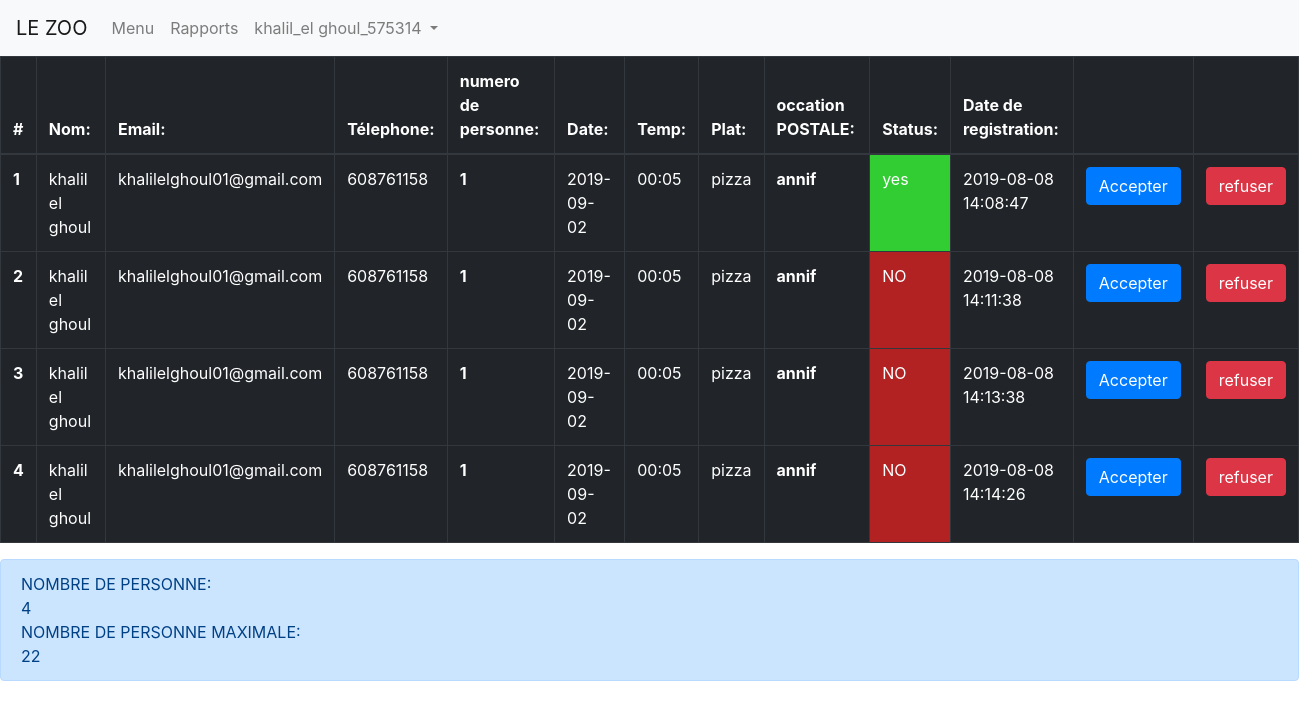
Page /board/viewreservation.php (signed in) on the committed database.
### tables this page shows
CREATE TABLE `reservation` (
  `id` int(11) NOT NULL,
  `full_name` varchar(255) NOT NULL,
  `email` varchar(255) NOT NULL,
  `phone` varchar(255) NOT NULL,
  `num_person` varchar(2) NOT NULL,
  `date` text NOT NULL,
  `time` text NOT NULL,
  `pref_food` varchar(255) NOT NULL,
  `occasion` varchar(255) NOT NULL,
  `status` varchar(255) NOT NULL,
  `auth_link` text NOT NULL,
  `save_date` timestamp NOT NULL DEFAULT current_timestamp(),
  `approved` varchar(255) NOT NULL
);

### board/viewreservation.php (the view, shortened to what this page needs)
<?php include("includes/header.php");
?>
<?php
    $per_max=22;
    echo"<table class='table table-bordered table-dark'>
    <thead>
    <tr>
        <th scope='col'>#</th>
        <th scope='col'>Nom:</th>
        <th scope='col'>Email:</th>
        <th scope='col'>Télephone:</th>
        <th scope='col'>numero de personne:</th>
        <th scope='col'>Date:</th>
        <th scope='col'>Temp:</th>
        <th scope='col'>Plat:</th>
        <th scope='col'>occation POSTALE:</th>
        <th scope='col'>Status:</th>
        <th scope='col'>Date de registration:</th>
        <th scope='col'></th>
        <th scope='col'></th>
    </tr>
    </thead>
    <tbody>";
    $get_ip ="SELECT * FROM reservation ORDER BY 1";
    $run_ip = mysqli_query($con, $get_ip);
    $reserv=0;
    $num_person_total=0;
    while($row = mysqli_fetch_array($run_ip)){
        $reserv = $reserv +1;
        $id = $row['id'];
        $full_name = $row['full_name'];
        $email = $row['email'];
        $phone = $row['phone'];
        $num_person = $row['num_person'];
        $date = $row['date'];
        $time = $row['time'];
        $food = $row['pref_food'];
        $occasion = $row['occasion'];
        $status = $row['status'];
        $save_date = $row['save_date'];
        $approv = $row['approved'];
        $num_person_total=$num_person_total+(int)$num_person;
        if($status=="yes"){
            if($approv=="yes"){
                echo "
                <tr>
                <th scope='row' style='background-color: #32CD32;'>$reserv</th>
                <td style='background-color: #32CD32;'>$full_name</td>
                <td style='background-color: #32CD32;'>$email</td>
                <td style='background-color: #32CD32;'>$phone</td>
                <th style='background-color: #32CD32;'>$num_person</th>
                <td style='background-color: #32CD32;'>$date</td>
                <td style='background-color: #32CD32;'>$time</td>
                <td style='background-color: #32CD32;'>$food</td>
                <th style='background-color: #32CD32;'>$occasion</th>
                <td style='background-color: #32CD32;'>$status</td>
                <td style='background-color: #32CD32;'>$save_date</td>
                <td>Confirmé</td>
                <td><a type='button' href='annule.php?id=$id' class='btn btn-info'>Annuler</a></td>
                </tr>
        ";}else{
            echo "
                <tr>
                <th scope='row'>$reserv</th>
                <td>$full_name</td>
                <td>$email</td>
                <td>$phone</td>
                <th>$num_person</th>
                <td>$date</td>
                <td>$time</td>
                <td>$food</td>
                <th>$occasion</th>
                <td style='background-color: #32CD32;'>$status</td>
                <td>$save_date</td>
                <td><a type='button' href='accept.php?id=$id' class='btn btn-primary'>Accepter</a></td>
                <td><a type='button' href='refuse.php?id=$id' class='btn btn-danger'>refuser</a></td>
                </tr>
        ";
        }}else{
            echo "
            <tr>
            <th scope='row'>$reserv</th>
            <td>$full_name</td>
            <td>$email</td>
            <td>$phone</td>
            <th>$num_person</th>
            <td>$date</td>
            <td>$time</td>
            <td>$food</td>
            <th>$occasion</th>
            <td style='background-color: #B22222;'>$status</td>
            <td>$save_date</td>
            <td><a type='button' href='accept.php?id=$id' class='btn btn-primary'>Accepter</a></td>
            <td><a type='button' href='refuse.php?id=$id' class='btn btn-danger'>refuser</a></td>
            </tr>
        ";
        }
    }
    echo "
    </tbody>
    </table>";
    echo"
    <div class='alert alert-primary' role='alert'>
    NOMBRE DE PERSONNE:<br>$num_person_total<br>NOMBRE DE PERSONNE MAXIMALE:<br>$per_max
    </div>";
?>

### board/includes/header.php (shortened to what this page needs)
<?php
include("includes/connection.php");
$email=$_SESSION['user_email'];
$get_admin ="SELECT * FROM admin WHERE email='$email' ORDER BY 1";
$run_admin = mysqli_query($con, $get_admin);
while($row = mysqli_fetch_array($run_admin)){
	$username = $row['username'];
}
?>
<!DOCTYPE html>
<link href="https://cdnjs.cloudflare.com/ajax/libs/summernote/0.8.12/summernote-bs4.css" rel="stylesheet">
<link rel="stylesheet" href="https://maxcdn.bootstrapcdn.com/bootstrap/4.0.0/css/bootstrap.min.css">
<nav class="navbar navbar-expand-lg navbar-light bg-light">
  <a class="navbar-brand" href="#">LE ZOO</a>
  <div class="collapse navbar-collapse" id="navbarSupportedContent">
    <ul class="navbar-nav mr-auto">
      <li class="nav-item">
        <a class="nav-link" href="menu.php">Menu</a>
	  </li>
	  <li class="nav-item">
        <a class="nav-link" href="Analytics.php">Rapports</a>
      </li>
      <li class="nav-item dropdown">
        <a class="nav-link dropdown-toggle" href="#" id="navbarDropdown" role="button" data-toggle="dropdown" aria-haspopup="true" aria-expanded="false">
          <?php echo $username ?>
        </a>
      </li>
    </ul>
  </div>
</nav>

### rows in the picture
reservation: full_name "khalil el ghoul", email "khalilelghoul01@gmail.com", phone "608761158", num_person "1", date "2019-09-02", time "00:05", pref_food "pizza", occasion "annif", status "yes", save_date "2019-08-08 14:08:47"
reservation: full_name "khalil el ghoul", email "khalilelghoul01@gmail.com", phone "608761158", num_person "1", date "2019-09-02", time "00:05", pref_food "pizza", occasion "annif", status "NO", save_date "2019-08-08 14:11:38"
reservation: full_name "khalil el ghoul", email "khalilelghoul01@gmail.com", phone "608761158", num_person "1", date "2019-09-02", time "00:05", pref_food "pizza", occasion "annif", status "NO", save_date "2019-08-08 14:13:38"
reservation: full_name "khalil el ghoul", email "khalilelghoul01@gmail.com", phone "608761158", num_person "1", date "2019-09-02", time "00:05", pref_food "pizza", occasion "annif", status "NO", save_date "2019-08-08 14:14:26"

### other values in the picture
$username "khalil_el ghoul_575314"
$num_person_total "4"
$per_max "22"
